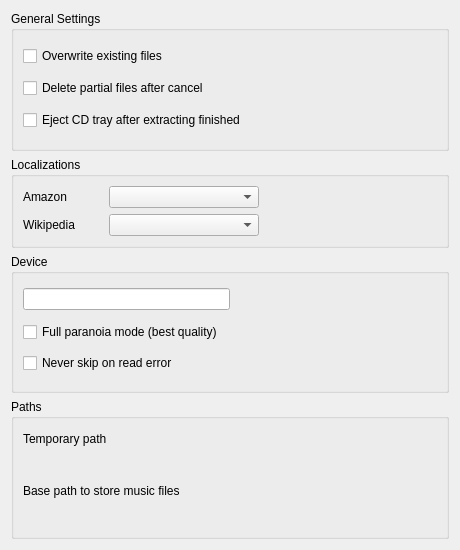
<ui version="4.0" >
 <class>GeneralSettingsWidgetUI</class>
 <widget class="QWidget" name="GeneralSettingsWidgetUI" >
  <property name="geometry" >
   <rect>
    <x>0</x>
    <y>0</y>
    <width>460</width>
    <height>550</height>
   </rect>
  </property>
  <property name="minimumSize" >
   <size>
    <width>460</width>
    <height>550</height>
   </size>
  </property>
  <property name="windowTitle" >
   <string>Form</string>
  </property>
  <layout class="QGridLayout" name="gridLayout_2" >
   <item row="0" column="0" >
    <widget class="QGroupBox" name="groupBox" >
     <property name="minimumSize" >
      <size>
       <width>0</width>
       <height>0</height>
      </size>
     </property>
     <property name="maximumSize" >
      <size>
       <width>16777215</width>
       <height>16777215</height>
      </size>
     </property>
     <property name="title" >
      <string>General Settings</string>
     </property>
     <layout class="QGridLayout" >
      <item row="0" column="0" >
       <widget class="QCheckBox" name="kcfg_overwriteExistingFiles" >
        <property name="text" >
         <string>Overwrite existing files</string>
        </property>
       </widget>
      </item>
      <item row="1" column="0" >
       <widget class="QCheckBox" name="kcfg_deletePartialFiles" >
        <property name="text" >
         <string>Delete partial files after cancel</string>
        </property>
       </widget>
      </item>
      <item row="2" column="0" >
       <widget class="QCheckBox" name="kcfg_ejectCDTray" >
        <property name="text" >
         <string>Eject CD tray after extracting finished</string>
        </property>
       </widget>
      </item>
     </layout>
    </widget>
   </item>
   <item row="1" column="0" >
    <widget class="QGroupBox" name="groupBox_1" >
     <property name="sizePolicy" >
      <sizepolicy vsizetype="Fixed" hsizetype="Preferred" >
       <horstretch>0</horstretch>
       <verstretch>0</verstretch>
      </sizepolicy>
     </property>
     <property name="minimumSize" >
      <size>
       <width>0</width>
       <height>0</height>
      </size>
     </property>
     <property name="maximumSize" >
      <size>
       <width>16777215</width>
       <height>16777215</height>
      </size>
     </property>
     <property name="baseSize" >
      <size>
       <width>0</width>
       <height>0</height>
      </size>
     </property>
     <property name="title" >
      <string>Localizations</string>
     </property>
     <layout class="QGridLayout" name="gridLayout" >
      <item row="0" column="0" >
       <layout class="QHBoxLayout" >
        <item>
         <widget class="QLabel" name="label_amazonLocale" >
          <property name="minimumSize" >
           <size>
            <width>80</width>
            <height>0</height>
           </size>
          </property>
          <property name="text" >
           <string>Amazon</string>
          </property>
         </widget>
        </item>
        <item>
         <widget class="KComboBox" name="kcfg_amazonLocale" >
          <property name="minimumSize" >
           <size>
            <width>150</width>
            <height>0</height>
           </size>
          </property>
          <property name="maximumSize" >
           <size>
            <width>150</width>
            <height>16777215</height>
           </size>
          </property>
         </widget>
        </item>
        <item>
         <spacer>
          <property name="orientation" >
           <enum>Qt::Horizontal</enum>
          </property>
          <property name="sizeHint" stdset="0" >
           <size>
            <width>40</width>
            <height>20</height>
           </size>
          </property>
         </spacer>
        </item>
       </layout>
      </item>
      <item row="1" column="0" >
       <layout class="QHBoxLayout" name="horizontalLayout" >
        <item>
         <widget class="QLabel" name="label_wikipediaLocale" >
          <property name="minimumSize" >
           <size>
            <width>80</width>
            <height>0</height>
           </size>
          </property>
          <property name="text" >
           <string>Wikipedia</string>
          </property>
         </widget>
        </item>
        <item>
         <widget class="KComboBox" name="kcfg_wikipediaLocale" >
          <property name="minimumSize" >
           <size>
            <width>150</width>
            <height>0</height>
           </size>
          </property>
          <property name="maximumSize" >
           <size>
            <width>150</width>
            <height>16777215</height>
           </size>
          </property>
         </widget>
        </item>
        <item>
         <spacer name="horizontalSpacer" >
          <property name="orientation" >
           <enum>Qt::Horizontal</enum>
          </property>
          <property name="sizeHint" stdset="0" >
           <size>
            <width>40</width>
            <height>20</height>
           </size>
          </property>
         </spacer>
        </item>
       </layout>
      </item>
     </layout>
    </widget>
   </item>
   <item row="2" column="0" >
    <widget class="QGroupBox" name="groupBox_2" >
     <property name="minimumSize" >
      <size>
       <width>0</width>
       <height>0</height>
      </size>
     </property>
     <property name="maximumSize" >
      <size>
       <width>16777215</width>
       <height>16777215</height>
      </size>
     </property>
     <property name="title" >
      <string>Device</string>
     </property>
     <layout class="QGridLayout" >
      <item row="0" column="0" >
       <layout class="QHBoxLayout" >
        <item>
         <widget class="KLineEdit" name="kcfg_cdDevice" >
          <property name="showClearButton" stdset="0" >
           <bool>false</bool>
          </property>
         </widget>
        </item>
        <item>
         <spacer>
          <property name="orientation" >
           <enum>Qt::Horizontal</enum>
          </property>
          <property name="sizeHint" stdset="0" >
           <size>
            <width>91</width>
            <height>23</height>
           </size>
          </property>
         </spacer>
        </item>
       </layout>
      </item>
      <item row="1" column="0" >
       <widget class="QCheckBox" name="kcfg_paranoiaMode" >
        <property name="text" >
         <string>Full paranoia mode (best quality)</string>
        </property>
       </widget>
      </item>
      <item row="2" column="0" >
       <widget class="QCheckBox" name="kcfg_neverSkip" >
        <property name="text" >
         <string>Never skip on read error</string>
        </property>
       </widget>
      </item>
     </layout>
    </widget>
   </item>
   <item row="3" column="0" >
    <widget class="QGroupBox" name="groupBox_3" >
     <property name="maximumSize" >
      <size>
       <width>16777215</width>
       <height>16777215</height>
      </size>
     </property>
     <property name="title" >
      <string>Paths</string>
     </property>
     <layout class="QGridLayout" >
      <item row="0" column="0" >
       <layout class="QVBoxLayout" >
        <item>
         <widget class="QLabel" name="label_tempPath" >
          <property name="text" >
           <string>Temporary path</string>
          </property>
          <property name="buddy" >
           <cstring>urlreq_tempPath</cstring>
          </property>
         </widget>
        </item>
        <item>
         <widget class="KUrlRequester" name="urlreq_tempPath" />
        </item>
       </layout>
      </item>
      <item row="1" column="0" >
       <layout class="QVBoxLayout" >
        <item>
         <widget class="QLabel" name="label_basePath" >
          <property name="text" >
           <string>Base path to store music files</string>
          </property>
         </widget>
        </item>
        <item>
         <widget class="KUrlRequester" name="urlreq_basePath" />
        </item>
       </layout>
      </item>
     </layout>
    </widget>
   </item>
  </layout>
 </widget>
 <customwidgets>
  <customwidget>
   <class>KComboBox</class>
   <extends>QComboBox</extends>
   <header>kcombobox.h</header>
  </customwidget>
  <customwidget>
   <class>KLineEdit</class>
   <extends>QLineEdit</extends>
   <header>klineedit.h</header>
  </customwidget>
  <customwidget>
   <class>KUrlRequester</class>
   <extends>QFrame</extends>
   <header>kurlrequester.h</header>
  </customwidget>
 </customwidgets>
 <resources/>
 <connections/>
</ui>
